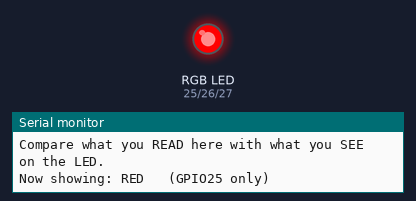
Recording of a sketch running on a simulated ESP32. On the bench: an RGB LED mixed from three pins (HIGH = lit), the last lines printed to the serial monitor.

Above: at 1.0 s.
At 2.0 s:
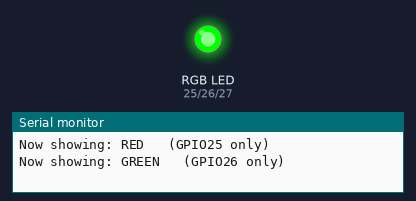
At 3.0 s:
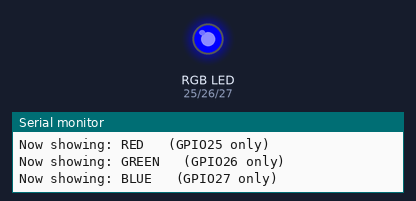
At 4.0 s:
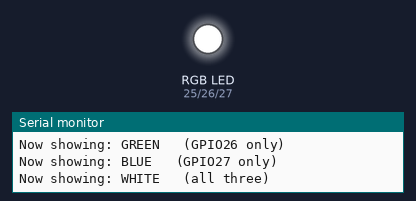
At 5.0 s:
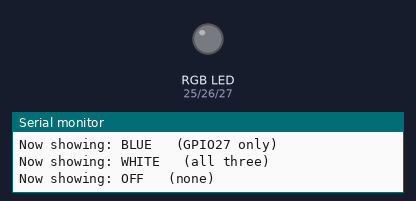
Timing chart, 0 to 7.0 s (numbered marks = the images above):
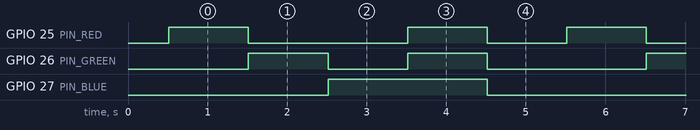

The sketch:

01_rgb_led_test.ino
```cpp
/*
  01_rgb_led_test.ino  -  Heart Doll, Phase 1: Light the LED

  What this sketch does
  ---------------------
  Cycles the 4-pin RGB LED through RED -> GREEN -> BLUE -> WHITE -> OFF,
  one second each, and prints the colour that SHOULD be showing to the
  Serial Monitor. Comparing what you read with what you see tells you:
    1. whether your LED is common cathode or common anode, and
    2. which leg is which colour.

  Why it exists
  -------------
  Every later phase assumes these two facts are right. Testing them in a
  tiny sketch first means a wrong guess costs you a minute, not an evening.

  Wiring (see the Phase 1 page)
  -----------------------------
    GPIO25 -> 220 ohm -> LED red leg
    GPIO26 -> 220 ohm -> LED green leg
    GPIO27 -> 220 ohm -> LED blue leg
    LED common (longest) leg -> GND   (or 3V3 for a common-anode LED)

  Note: this sketch uses delay() because it does nothing else. From
  Phase 2 on we stop using delay(), so buttons and WiFi keep working.
*/

// ---------------------------------------------------------------------
// Settings you may change
// ---------------------------------------------------------------------

// GPIO numbers as printed on the ESP32 board (the "D25" / "25" labels).
const int PIN_RED   = 25;
const int PIN_GREEN = 26;
const int PIN_BLUE  = 27;

// false = common CATHODE (common leg on GND): a pin set HIGH lights its colour.
// true  = common ANODE   (common leg on 3V3): a pin set LOW lights its colour.
// Start with false. If the colours look "inverted" (see the debugging
// table on the Phase 1 page), move the common leg to 3V3 and set this to true.
const bool COMMON_ANODE = false;

// How long each colour stays on, in milliseconds (1000 ms = 1 second).
const unsigned long STEP_MS = 1000;


// ---------------------------------------------------------------------
// Helpers
// ---------------------------------------------------------------------

// Turn one colour channel fully on or fully off.
// The only place that knows about common anode vs cathode, so the rest of
// the code can simply say "red on" without caring how the LED is wired.
void setChannel(int pin, bool on) {
  if (COMMON_ANODE) {
    // Common anode: the common leg sits at +3.3 V. Current only flows (and
    // the colour lights) when the pin is pulled DOWN to 0 V, i.e. LOW.
    digitalWrite(pin, on ? LOW : HIGH);
  } else {
    // Common cathode: the common leg sits at 0 V (GND). Current flows when
    // the pin pushes UP to 3.3 V, i.e. HIGH.
    digitalWrite(pin, on ? HIGH : LOW);
  }
}

// Show a combination of red/green/blue and print what should be visible.
// pinInfo is just text for the Serial Monitor, so you know which wire to check.
void showColour(bool red, bool green, bool blue, const char* name, const char* pinInfo) {
  setChannel(PIN_RED, red);
  setChannel(PIN_GREEN, green);
  setChannel(PIN_BLUE, blue);

  Serial.print("Now showing: ");
  Serial.print(name);
  Serial.print("   ");
  Serial.println(pinInfo);
}


// ---------------------------------------------------------------------
// setup() runs once, after power-on or reset
// ---------------------------------------------------------------------
void setup() {
  // 115200 is the usual speed for ESP32. The Serial Monitor's dropdown
  // (bottom right) must be set to the same number, or you'll see gibberish.
  Serial.begin(115200);

  // Give the USB connection a moment so the first lines aren't lost.
  delay(500);

  // Make the three LED pins outputs (they start as inputs after reset).
  pinMode(PIN_RED, OUTPUT);
  pinMode(PIN_GREEN, OUTPUT);
  pinMode(PIN_BLUE, OUTPUT);

  // Start with everything off.
  showColour(false, false, false, "OFF", "(starting up)");

  Serial.println();
  Serial.println("=== Heart Doll - Phase 1: RGB LED test ===");
  Serial.print("Mode: ");
  Serial.println(COMMON_ANODE ? "COMMON ANODE (common leg on 3V3)"
                              : "COMMON CATHODE (common leg on GND)");
  Serial.println("Compare what you READ here with what you SEE on the LED.");
  Serial.println();
}


// ---------------------------------------------------------------------
// loop() runs again and again, forever
// ---------------------------------------------------------------------
void loop() {
  showColour(true,  false, false, "RED",   "(GPIO25 only)");
  delay(STEP_MS);

  showColour(false, true,  false, "GREEN", "(GPIO26 only)");
  delay(STEP_MS);

  showColour(false, false, true,  "BLUE",  "(GPIO27 only)");
  delay(STEP_MS);

  // All three together. Usually looks white-ish with a pink or blue tint,
  // because the three colours aren't equally bright at 3.3 V. That's normal.
  showColour(true,  true,  true,  "WHITE", "(all three)");
  delay(STEP_MS);

  showColour(false, false, false, "OFF",   "(none)");
  delay(STEP_MS);

  Serial.println("--- cycle done, starting again ---");
}
```

Measured:
- by itself, GPIO 25 (PIN_RED): repeats every 5.0 s: LOW 2.0 s, HIGH 1.0 s, LOW 1.0 s, HIGH 1.0 s
- by itself, GPIO 26 (PIN_GREEN): repeats every 5.0 s: LOW 1.0 s, HIGH 1.0 s, LOW 2.0 s, HIGH 1.0 s
- by itself, GPIO 27 (PIN_BLUE): alternates HIGH for 2.0 s and LOW for 3.0 s
